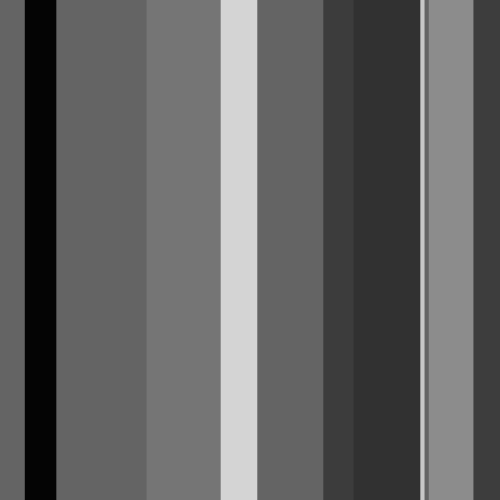
Frame 1 (no input)
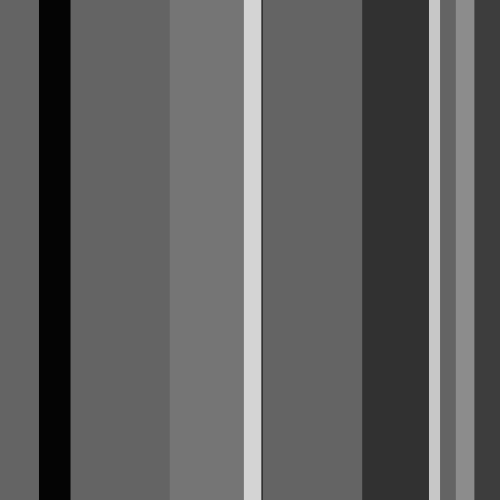
Frame 60 (the mouse pressed at the canvas centre just before this capture)
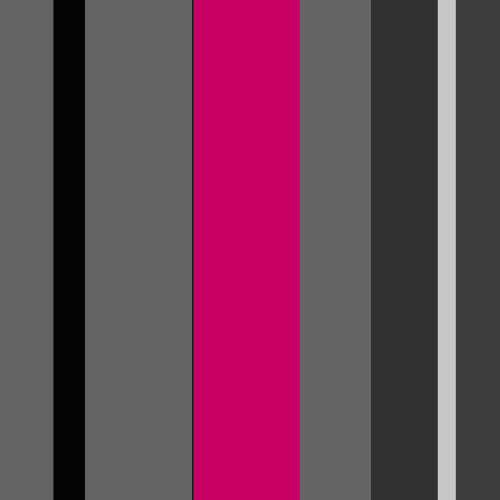
Frame 120 (the mouse held since frame 60 and released just before this capture)

The Processing sketch that drew these frames (run headless with seeded random() and noise(); from frame 60 on, the mouse is pressed at the canvas centre):

// Processing sketch: RolloverStripes
// ── RolloverStripes.pde
/*
A screen full of stripes that change as they are rolled over.

The majority of this code is currently taken from the book Learning Processing, by Daniel Shiffman.
I am using this code to learn from, and I plan to update it in the future.
The majority of the exercises in this repo are explorations of ideas presented in the book, but this
sketch is almost entirely pulled from the book.
*/

color pink = color(200, 0, 100, 255);

// declare array for holding rollover stripes
RolloverStripe[] stripeArray = new RolloverStripe[10];

void setup() {
  
  // basic window conditions
  size(500, 500);
  frameRate(60);
  
  // instantiate each of the rollover stripes for the array
  for (int i = 0; i < stripeArray.length; i++) {
    stripeArray[i] = new RolloverStripe(random(width), random(30, 80), random(1), color(random(255)), pink);
  }
  
}

void draw() {

  background(100);
  
  // loop through each strip in the stripe array and update then display it
  for (int i = 0; i < stripeArray.length; i++) {
    stripeArray[i].display();
    stripeArray[i].move();
  }
  
}
// ── RolloverStripe.pde
class RolloverStripe{
  
  /**************
  * Variables   *
  **************/
  float xPosition;        // x coordinate
  float stripeWidth;      // width of Stripe
  float speed;            // speed at which stripe is moving
  boolean isActive;       // is the stripe in an active rollover state (is the mouse over it)?
  
  color activeColor;      // color of rollover when it's in active state
  color inactiveColor;    // color of rollover when it's in inactive state
  
  /**************
  * Constructor *
  **************/
  RolloverStripe(float xPosition, float stripeWidth, float speed, color inactiveColor, color activeColor) {
    
    this.xPosition = xPosition; 
    this.stripeWidth = stripeWidth;
    this.speed = speed;
    this.isActive = false;
    
    this.inactiveColor = inactiveColor;
    this.activeColor = activeColor;

  }
  
  /**************
  * Methods     *
  **************/
  // depending upon rollover state, set fill color
  void getRolloverColor(){
    
    if ((mouseX > xPosition) && (mouseX < xPosition+stripeWidth)) {
      fill(activeColor);
    } else {
      fill(inactiveColor);
    }
  }
  
  // move the stripe from left to right, along the y axis
  void move() {
    xPosition += speed;
    if (xPosition > (width + stripeWidth)) {
      xPosition = -stripeWidth;
    }
  }
  
  // display rollover on screen
  void display() {
    
    noStroke();
    rectMode(CORNER);
    
    getRolloverColor();
    
    rect(xPosition, 0, stripeWidth, height);
    
  }
  
}
